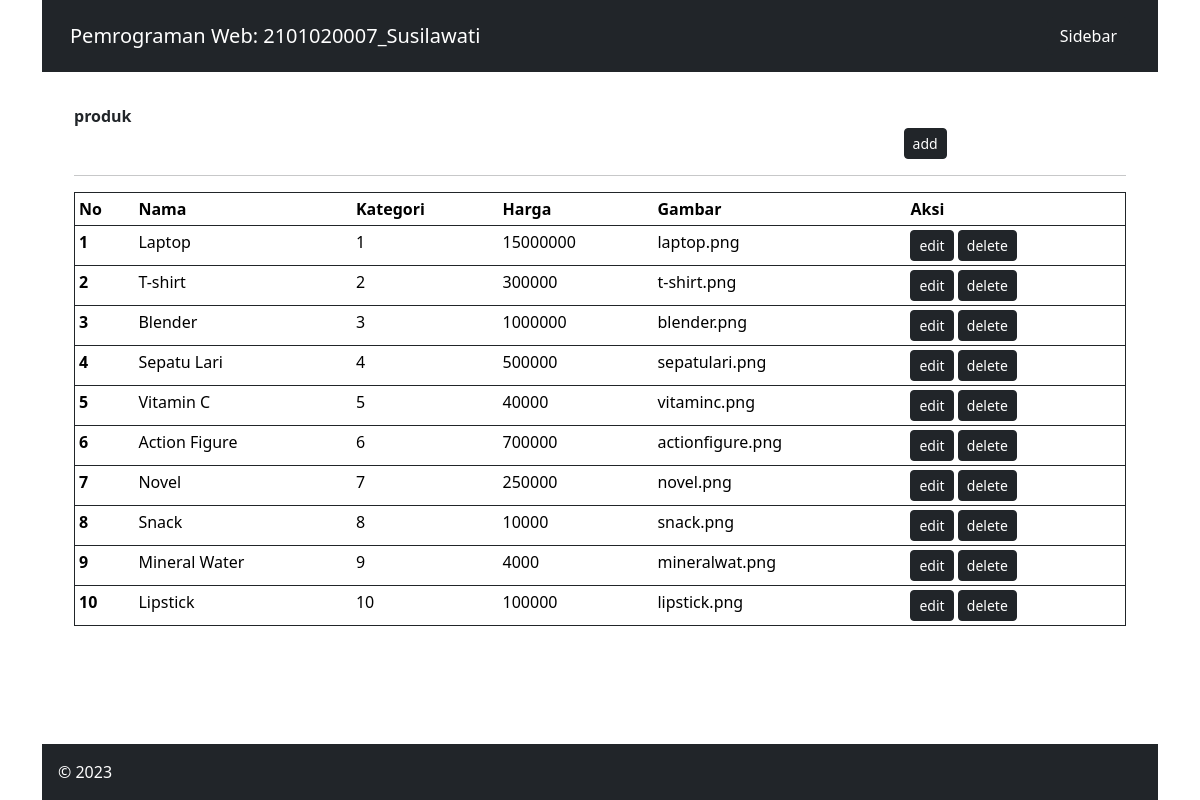
The page / on the database its author committed.
### tables this page shows
CREATE TABLE `produk` (
  `id_produk` int(11) NOT NULL,
  `nama_produk` varchar(255) NOT NULL,
  `id_kategori` int(11) NOT NULL,
  `harga` int(11) DEFAULT NULL,
  `gambar` varchar(255) DEFAULT NULL
);

CREATE TABLE `kategori` (
  `id_kategori` int(11) NOT NULL,
  `nama_kategori` varchar(255) NOT NULL
);

### produk.php (the view)
<div class = "row justify-content-between">
    <div class = "col-10"><b>produk </b></div>
    <div class = "col-10 d-flex justify-content-end align-items-end">
        <button class = " btn btn-dark btn-sm" type= "button">add</button>
    </div>
</div>
<hr>
<table class = "table table-sm border border-dark">
    <thead class =  "thead-dark">
        <tr>
            <th scope="col" widht = "5%">No</th>
            <th scope="col">Nama</th>
            <th scope="col">Kategori</th>
            <th scope="col">Harga</th>
            <th scope="col">Gambar</th>
            <th scope="col" widht="12%">Aksi</th>
        </tr>
    </thead>
    <tbody>
        <?php
        $que = "SELECT * FROM produk
                JOIN kategori ON produk.id_produk=kategori.id_kategori";
        $select = mysqli_query($con, $que);
        while($data= mysqli_fetch_array($select)){
            ?>
            <tr>
                <th scope="raw"><?php echo $data['id_produk']; ?></th>
                <td><?php echo $data['nama_produk']; ?></td>
                <td><?php echo $data['id_kategori']; ?></td>
                <td><?php echo $data['harga']; ?></td>
                <td><?php echo $data['gambar']; ?></td>
                <td>
                    <button class="btn btn-dark btn-sm" type = "button">edit</button>
                    <button class="btn btn-dark btn-sm" type = "button">delete</button>
                </td>
            </tr>
        <?php }; ?>
    </tbody>
    </table>

### index.php (shortened to what this page needs)
<!DOCTYPE html>
<html lang="en">
<head>
    <link href="https://cdn.jsdelivr.net/npm/bootstrap@5.3.2/dist/css/bootstrap.min.css" rel="stylesheet">
</head>
<body class="container d-flex flex-column h-100">
    <header>
        <nav class="navbar navbar-expand-lg navbar-dark bg-dark p-3">
            <div class="container">
                <a class="navbar-brand" href="#">Pemrograman Web: 2101020007_Susilawati</a>
                <button class="btn btn-dark" type="button" data-bs-toggle="collapse" data-bs-target="#collapseExample" aria-expanded="false" aria-controls="collapseExample">
                    Sidebar
                </button>
            </div>
        </nav>
    </header>
    <div class="container flex-grow-1" id="content">
        <div class="row h-100">
            <div class="col p-3 h-100">
                <div class="p-3">
                    <?php
                    include "sql.php";
                    $halaman = isset($_GET['page']) ? $_GET['page'] : 'produk';
                    switch ($halaman) {
                        default:
                            include('produk.php');
                            break;
                    }
                    ?>
            </div>
        </div>
    </div>
</div>
<footer class="bg-dark text-white p-3" >
    <a>&copy; 2023</a>
</footer>
</body>
</html>

### index.php (style rules this page uses)
html, body { height: 100%; }

### rows shown on the page
produk: id_produk "1", nama_produk "Laptop", id_kategori.id_kategori "1", harga "15000000", gambar "laptop.png"
produk: id_produk "2", nama_produk "T-shirt", id_kategori.id_kategori "2", harga "300000", gambar "t-shirt.png"
produk: id_produk "3", nama_produk "Blender", id_kategori.id_kategori "3", harga "1000000", gambar "blender.png"
produk: id_produk "4", nama_produk "Sepatu Lari", id_kategori.id_kategori "4", harga "500000", gambar "sepatulari.png"
produk: id_produk "5", nama_produk "Vitamin C", id_kategori.id_kategori "5", harga "40000", gambar "vitaminc.png"
produk: id_produk "6", nama_produk "Action Figure", id_kategori.id_kategori "6", harga "700000", gambar "actionfigure.png"
produk: id_produk "7", nama_produk "Novel", id_kategori.id_kategori "7", harga "250000", gambar "novel.png"
produk: id_produk "8", nama_produk "Snack", id_kategori.id_kategori "8", harga "10000", gambar "snack.png"
produk: id_produk "9", nama_produk "Mineral Water", id_kategori.id_kategori "9", harga "4000", gambar "mineralwat.png"
produk: id_produk "10", nama_produk "Lipstick", id_kategori.id_kategori "10", harga "100000", gambar "lipstick.png"
